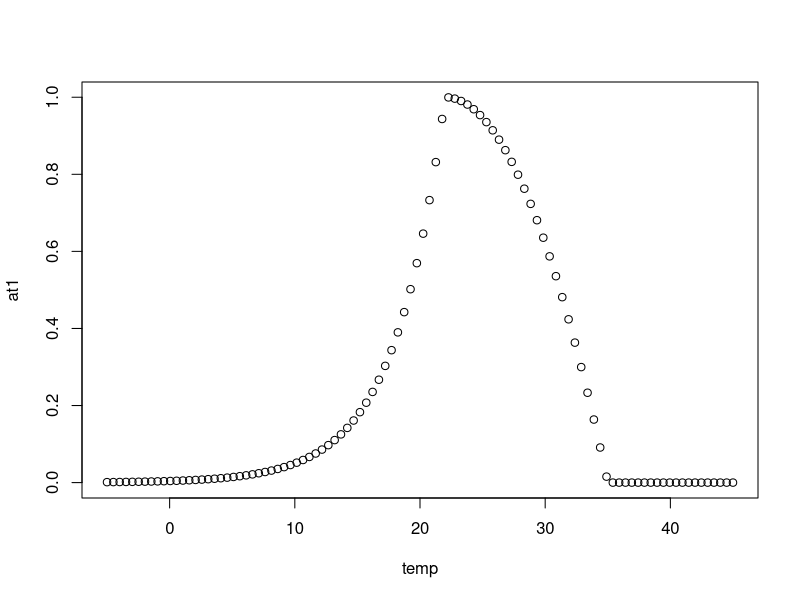

Here is the R script that generated this plot: (Note: this script raises an error after producing the figure.)
###### Powell Center: Phenological patterns of mosquitoes #######
# Travis McDevitt-Galles
# 06/30/2021
# title: 01_WM_Mechanistic Model

# Mechanistic model for mosquito abundance patterns. 

## The TPC function comes from Childress and Letcher 2017 - Ecology
## Estimated parameters (Toptim and CTmax) estimated based on reported values
## from Mordecai et al. 2019


#### Building a thermal performance curve for the different thermal sensitive
#### Traits

TPC <- function( Temp, Toptim, CTmax, sigma){
  
  perform <- rep(NA, length(Temp)) # Creating a vector of trait value based on
  # given temperature
  
  for( i in 1:length(Temp)){ # Looping through each temperature value
    if( Temp[i] <= Toptim){ # If temperature is less than or equal to Toptim
      perform[i] <- exp(1)^( (Temp[i] - Toptim)/ (2 *sigma)^2  ) 
    }else{ # if temperature is greater than the optim temp
      perform[i] <- 1 - ( (Temp[i] - Toptim) / (Toptim - CTmax) )^2
    }
  } 
  
  perform[perform < 0] <- 0 
  return(perform)
  
}

## testing the TPC function
temp <- seq(-5, 45, length.out = 100) # initial temperature range

at1 <- TPC( Temp = temp, Toptim = 22, CTmax= 35, sigma = 1)

# plotting the thermal performance curve

plot(x= temp, y= at1)
# doesn't look that good but we can carry on with it


################################################################################
################################################################################
###################                                #############################
###################    Mosquito 2 stage model      #############################
###################                                #############################
###################  Thermal sensitive Dev rate    #############################
###################                                #############################
################################################################################
################################################################################


Mosq_TwoStage <- function( time, init, pars, temp ){
  
  # warning messages
  
 if( length(time) != length(temp) ){
  
     stop("Error: Temperature and time steps are not equal") 
 } 
 if( length(init) != 2){

     stop("Error: not enought initial conditions, need 2")
 } 
 if( length(pars) != 7){
   
     stop("Error: not enought parameters, need 7") 
 }

   
   ## setting data frame to store predicted values 
   
   m.df <- data.frame( Juv = as.numeric( rep(NA, length= length(time))),
                       Adult = as.numeric( rep(NA, length = length(time))),
                       DevRate = as.numeric( rep(NA, length = length(time))))
   
   m.df$DOY <- time
   
   m.df$Temp <- temp
   ## Setting inital conditions
   
   m.df$Juv[1] <- init[1]
   m.df$Adult[1] <- init[2]
   
   ## Defining demographic parameters 
  
   fec <- pars[1]      ## number of new 'juvinile' mosquitoes added per day per 
                       ## female adult mosquito
   aMortal <- pars[2]  ## adult mortaility rate: proportion of adults that die 
                       ## per day (24 hr)
   lMortal <- pars[3]  ## juvinile moratlit rate: proportion of larvae that die 
                       ## per day (24 hr)
   lDevelop <- pars[4] ## max development rate: proportion of jubiniles that 
                       ## develop into the next stage (Adult)
   
   ## Defining developmental thermal performance curve parameter
   
   Toptim <- pars[5]  ## temperature where development rate is maximized
   
   CTmax <-  pars[6]  ## Upper threshold temperature where above it parameter
                      ## drops to 0
   sigma <-  pars[7]  ## rate of increase to Toptim 
   
   
   ## Discrete step model ##
   
   for( i in 1:(nrow(m.df)-1)){
     ## Larval dynamics
     m.df$Juv[i+1] <-  m.df$Adult[i] * fec + ## new Juv from adults
                        m.df$Juv[i] * ( 1 - lMortal) - # Propotion surviving
       m.df$Juv[i] *  TPC( 20,  Toptim = Toptim , # propotion devel.
                                            CTmax =  CTmax , # into adults
                                            sigma = sigma) * lDevelop 

     ## Adult dynamics
     m.df$Adult[i+1] <-  m.df$Adult[i] * ( 1-aMortal) + # adult survival
       m.df$Juv[i] *  TPC( temp[i],  Toptim = Toptim , # propotion devel.
                            CTmax =  CTmax , # into adults
                            sigma = sigma) * lDevelop
     
     # tracking the development rate across time
     m.df$DevRate[i] <-  TPC( m.df$Temp[i],  Toptim = Toptim , # propotion devel.
                                             CTmax =  CTmax , # into adults
                                             sigma = sigma) * lDevelop 
   
   }

  
  return(m.df)
  
}


####### Exploring the model 


parameter <- c(
  
              #### Demographic rates 
  
              3, ## Fecundity
              0.55, ## adult mortality
              0.4, ## larval mortality
              0.15, ## Development rate
              
              #### Thermal performance curve traits
              
              20, ## development optimal temp
              25, ## development maximum temp
              1.5 ## Sigma
)

inits <- c(
            1000, # initial juvenile population size
            0 # initial adult population size
)


### exploring the initial model 


dum.df <- select(pred.df,c("DOY", "Temp"))

at1 <- Mosq_TwoStage(time=dum.df$DOY, init=inits, pars = parameter,
                     temp =  dum.df$Temp)



pop_dynamics <- at1 %>% filter(DOY >124 ) %>% 
  ggplot() + geom_line(aes(x=DOY, y= Adult), 
                       color='Navy Blue',size=2,alpha=.5) +
  geom_line(aes(x=DOY, y= Juv),
            color ="Brown",size=2,alpha=.5)

pop_dynamics



dev_dynamics <- at1 %>% filter(DOY >124 ) %>% 
  ggplot() + geom_line(aes(x=DOY, y= DevRate), 
                       color='Navy Blue',size=2,alpha=.5) +
  geom_line(aes(x=DOY, y= (Temp/max(at1$Temp))*.2 ),
           color ="Brown",size=2,alpha=.5)

dev_dynamics



################################################################################
################################################################################
###################                                #############################
###################    Mosquito 2 stage model      #############################
###################                                #############################
###################  Thermal sensitive all traits  #############################
###################                                #############################
################################################################################
################################################################################


Mosq_AllTPC <- function( time, init, ParBase, TPC ,temp ){
  
  # warning messages
  
  if( length(time) != length(temp) ){
    
    
    stop("Error: Temperature and time steps are not equal") 
  }
    if( length(init) != 2){
      
      stop("Error: not enought initial conditions, need 2")
    }
      if( length(ParBase) != 4 ){
        
        stop("Error: not enought base parameters, need 4") 
      }
      if( length(TPC) != 12){
        
        stop("Error: not enought TPC parameters, need 7") 
      }
    
    ## setting data frame to store predicted values 
    
    m.df <- data.frame( Juv = as.numeric( rep(NA, length= length(time))),
                        Adult = as.numeric( rep(NA, length = length(time))),
                        FecRate = as.numeric( rep(NA, length = length(time))),
                        aMortRate = as.numeric( rep(NA, length = length(time))),
                        lMortRate = as.numeric( rep(NA, length = length(time))),
                        DevRate = as.numeric( rep(NA, length = length(time))))
    
    m.df$DOY <- time
    
    m.df$Temp <- temp
    ## Setting inital conditions
    
    m.df$Juv[1] <- init[1]
    m.df$Adult[1] <- init[2]
    
    ## Defining demographic parameters 
    
    fec <- ParBase[1]      ##  max number of new 'juvinile' mosquitoes added 
                           ## per day per female adult mosquito
    aMortal <- ParBase[2]  ## adult mortaility rate: proportion of adults that die 
                           ## per day (24 hr)
    lMortal <- ParBase[3]  ## juvinile moratlit rate: proportion of larvae that die 
                           ## per day (24 hr)
    lDevelop <- ParBase[4] ## max development rate: proportion of jubiniles that 
                           ## develop into the next stage (Adult)
    
    ## Defining developmental thermal performance curve parameter

    ########################## Fecundity #####################################
    
    FecToptim <- TPC[1]   ## temperature where fecundity is maximized
    
    FecCTmax <-  TPC[2]   ## Upper threshold temperature where above it parameter
                           ## drops to 0
    
    Fecsigma <-  TPC[3]   ## rate of increase to Toptim 
    
    ########################## Adult mortality #################################
    
    aMortToptim <- TPC[4]  ## temperature where development rate is maximized
    
    aMortCTmax <-  TPC[5]  ## Upper threshold temperature where above it parameter
                            ## drops to 0
    
    aMortsigma <-  TPC[6]  ## rate of increase to Toptim 
    
    ########################## Juv mortality #################################
    
    lMortToptim <- TPC[7]  ## temperature where development rate is maximized
    
    lMortCTmax <-  TPC[8]  ## Upper threshold temperature where above it parameter
                            ## drops to 0
    
    lMortsigma <-  TPC[9]  ## rate of increase to Toptim 
    
    ########################## development rate ################################
    
    DevToptim <- TPC[10]  ## temperature where development rate is maximized
    
    DevCTmax <-  TPC[11]  ## Upper threshold temperature where above it parameter
                           ## drops to 0
    
    Devsigma <-  TPC[12]  ## rate of increase to Toptim 
    
    ## Discrete step model ##
    
    for( i in 1:(nrow(m.df)-1)){
      
      m.df$DevRate[i] <- TPC( m.df$Temp[i],
                                 Toptim =  DevToptim ,
                                 CTmax= DevCTmax,
                                 sigma = Devsigma) * lDevelop
      
      
      m.df$FecRate[i] <- TPC( m.df$Temp[i],
                                 Toptim = FecToptim,
                                 CTmax= FecCTmax,
                                 sigma = Fecsigma ) * fec
      
      
      m.df$aMortRate[i] <- ( TPC( m.df$Temp[i],
                                       Toptim = aMortToptim,
                                       CTmax= aMortCTmax,
                                       sigma = aMortsigma ) ) * aMortal
      
      
      m.df$lMortRate[i] <- ( TPC( m.df$Temp[i],
                                       Toptim =  lMortToptim,
                                       CTmax=  lMortCTmax,
                                       sigma = lMortsigma ) ) * lMortal
      
      # tracking the development rate across time
      m.df$DevRate[i] <-  TPC( m.df$Temp[i],  Toptim = DevToptim , # proportion devel.
                               CTmax =  DevCTmax , # into adults
                               sigma = Devsigma) * lDevelop 
      
      
      ######### Discrete time step model ##########
      
      
      ## Larval dynamics
      m.df$Juv[i+1] <-  m.df$Adult[i] * m.df$FecRate[i] + # new Juv from adults
       m.df$Juv[i] - m.df$Juv[i] * (  m.df$lMortRate[i] ) - # Propotion surviving
        m.df$Juv[i] *  m.df$DevRate[i] # Proportion emerging
      
      ## Adult dynamics
      m.df$Adult[i+1] <-m.df$Adult[i]  - m.df$Adult[i] * ( m.df$aMortRate[i]) + # adult survival
        m.df$Juv[i] *  m.df$DevRate[i] # Proportion emerging
      
  }
  
  return(m.df)
  
}



Base_Par <- c(
 2, ## Fecundity
  0.5, ## adult mortality
  0.4, ## larval mortality
  0.15 ## Development rate
)

TPC_Par <- c(
    # Fecundity 
  20, ## development optimal temp
  25, ## development maximum temp
  1.5, ## Sigma
    # Adult mortality
  15, ## development optimal temp
  25, ## development maximum temp
  5.5, ## Sigma
    # Larval morality
  15, ## development optimal temp
  25, ## development maximum temp
  5.5, ## Sigma
    # Larval development rate
  20, ## development optimal temp
  25, ## development maximum temp
  1.5 ## Sigma
)

inits <- c(
  10, # initial juvenile population size
  0 # initial adult population size
)


dum.df <- select(pred.df,c("DOY", "Temp"))

at1 <- Mosq_AllTPC(time=dum.df$DOY, init=inits, ParBase =  Base_Par,
                   TPC = TPC_Par, temp =  dum.df$Temp)


pop_dynamics <- at1 %>% filter(DOY >124 ) %>% 
  ggplot() + geom_line(aes(x=DOY, y= Adult), 
                       color='Navy Blue',size=2,alpha=.5) +
  geom_line(aes(x=DOY, y= Juv),
            color ="Brown",size=2,alpha=.5)

pop_dynamics


dev_dynamics <- at1 %>% filter(DOY >124 & DOY < 300) %>% 
  ggplot() + geom_line(aes(x=DOY, y= 1/DevRate), 
                       color='Navy Blue',size=2,alpha=.5) 


fec_dynamics <- at1 %>% filter(DOY >124 & DOY < 300) %>% 
  ggplot() + geom_line(aes(x=DOY, y= FecRate), 
                       color='dark red',size=2,alpha=.5) 


lmort_dynamics <- at1 %>% filter(DOY >124 & DOY < 300) %>% 
  ggplot() + geom_line(aes(x=DOY, y=lMortRate), 
                       color='Dark green',size=2,alpha=.5) 


amort_dynamics <- at1 %>% filter(DOY >124 & DOY < 300) %>% 
  ggplot() + geom_line(aes(x=DOY, y= aMortRate), 
                       color='dark orange',size=2,alpha=.5) 


library(patchwork)

(fec_dynamics | amort_dynamics)/(dev_dynamics|lmort_dynamics)
